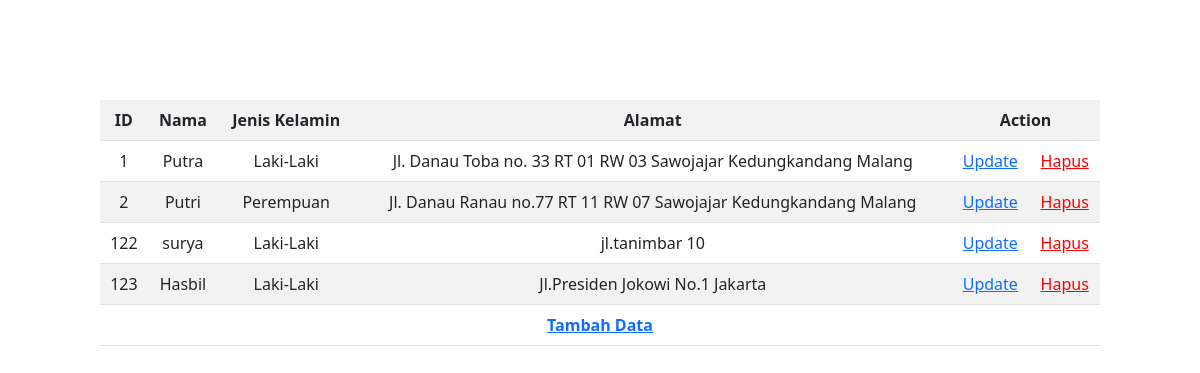
The page / on the database its author committed.
### tables this page shows
CREATE TABLE `tb_siswa` (
  `id` int(11) NOT NULL,
  `nama` varchar(100) NOT NULL,
  `jenis_kelamin` tinyint(1) NOT NULL,
  `alamat` text NOT NULL
);

### index.php (the view, shortened to what this page needs)
<?php
include 'fungsi/koneksi.php';
$data = mysqli_query($conn, "SELECT * FROM tb_siswa");
?>
<!DOCTYPE html>
<html lang="en">
<head>
    <link href="https://cdn.jsdelivr.net/npm/bootstrap@5.2.3/dist/css/bootstrap.min.css" rel="stylesheet">
</head>
<body style="padding: 100px;">
    <table class="table table-striped" style="text-align: center;">
        <tr>
            <th>ID</th>
            <th>Nama</th>
            <th>Jenis Kelamin</th>
            <th>Alamat</th>
            <th colspan="2">Action</th>
        </tr>
        <?php while ($row = mysqli_fetch_array($data)) : ?>
            <tr>
                <td><?= $row['id'] ?></td>
                <td><?= $row['nama'] ?></td>
                <td><?php
                    if ($row['jenis_kelamin'] == 0) {
                        echo "Laki-Laki";
                    } else {
                        echo "Perempuan";
                    }
                    ?></td>
                <td><?= $row['alamat'] ?></td>
                <td><a href="tampilan/update.php?id=<?php echo $row['id']; ?>">Update</a></td>
                <td><a href="fungsi/fungsi_delete.php?id=<?php echo $row['id']; ?>" onclick="return confirm('apakah anda yakin?')" style="color: red;">Hapus</a></td>
            </tr>
        <?php endwhile; ?>
        <tr>
            <th colspan="6"><a href="tampilan/insert.php">Tambah Data</a></th>
        </tr>
    </table>
</body>
</html>

### rows shown on the page
tb_siswa: id "1", nama "Putra", jenis_kelamin "Laki-Laki", alamat "Jl. Danau Toba no. 33 RT 01 RW 03 Sawojajar Kedungkandang Malang"
tb_siswa: id "2", nama "Putri", jenis_kelamin "Perempuan", alamat "Jl. Danau Ranau no.77 RT 11 RW 07 Sawojajar Kedungkandang Malang"
tb_siswa: id "122", nama "surya", jenis_kelamin "Laki-Laki", alamat "jl.tanimbar 10"
tb_siswa: id "123", nama "Hasbil", jenis_kelamin "Laki-Laki", alamat "Jl.Presiden Jokowi No.1 Jakarta"
